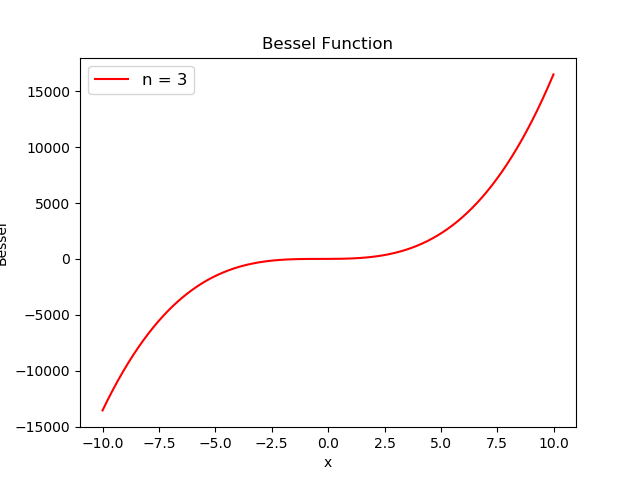

Write Python code to recreate this figure.
import numpy as np
import matplotlib.pyplot as plt

def bessel(n,x):
	y0 = 1; y1 = x+1 ; i=2
	if n == 0:
		return y0
	elif n==1:
		return y1
	else:
		while i<=n:
			r = ((2*i-1)*x*y1) + y0
			y0 = y1
			y1 = r
			i = i+1
		return y1
x1 = float(input("Give the lower limit of x = "))
x2 = float(input("Give the upper limit of x = "))
X = np.arange(x1,x2,0.01)

n = int(input("Give the value of n = "))
plt.plot(X,bessel(n,X),c='red',label='n = %d'%n)
plt.title("Bessel Function")
plt.legend(loc='best',prop={'size':12})
plt.xlabel("x")
plt.ylabel("Bessel")
plt.show()
